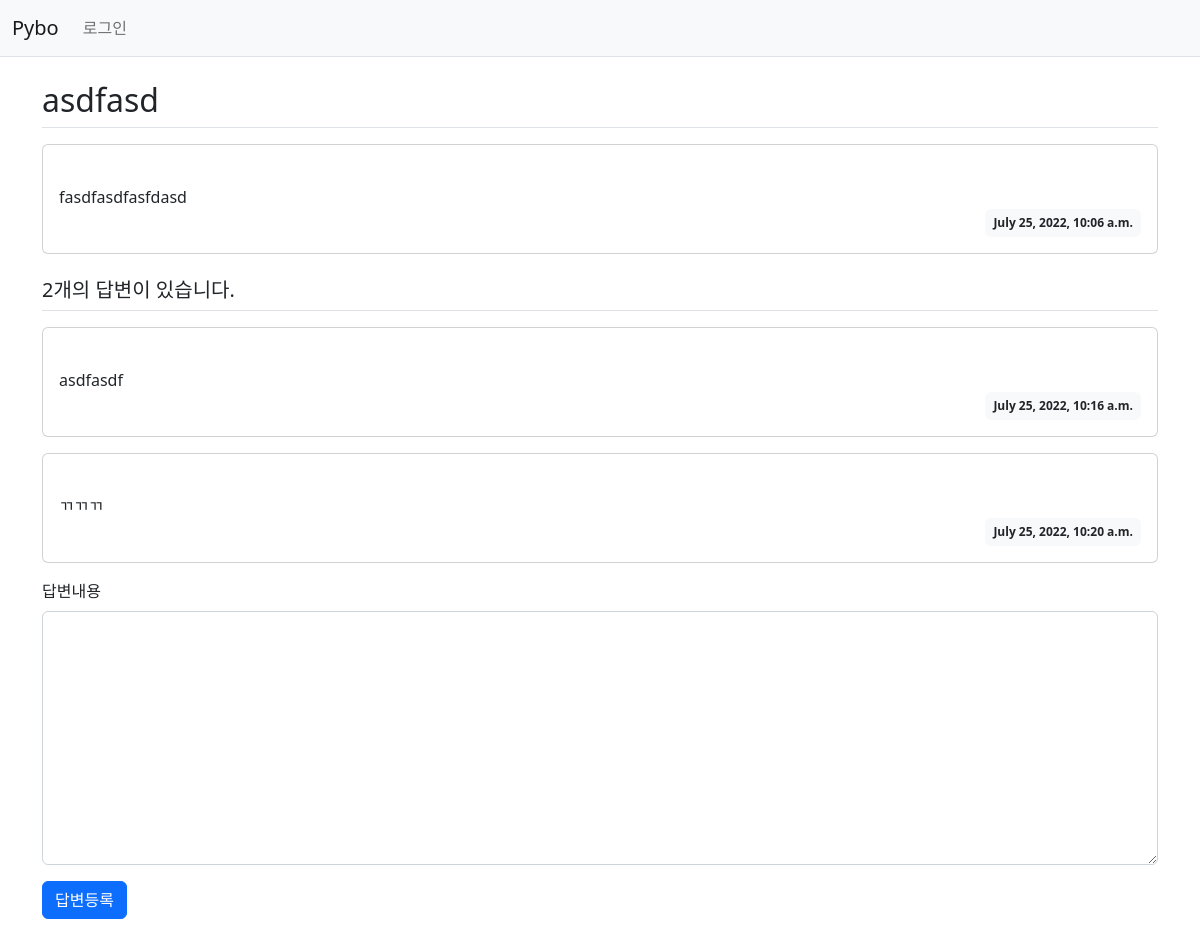
The app's page /pybo/4/ with its own data.
### pybo/models.py (models this page shows, shortened)
class Question(models.Model):
    subject = models.CharField(max_length=200)
    content = models.TextField()
    create_date = models.DateTimeField()

class Answer(models.Model):
    question = models.ForeignKey(Question, on_delete=models.CASCADE)
    content = models.TextField()
    create_date = models.DateTimeField()

### pybo/views.py (the view)
# urls.py: path('<int:question_id>/', views.detail, name='detail'),
def detail(request, question_id):
    question = get_object_or_404(Question, pk=question_id)
    context = {'question': question}
    return render(request, 'pybo/question_detail.html', context)

### templates/pybo/question_detail.html (shortened to what this page needs)
{% extends 'base.html' %} {% block content %}
<div class="container my-3">
    <h2 class="border-bottom py-2">{{ question.subject }}</h2>
    <div class="card my-3">
        <div class="card-body">
            <div class="card-text" style="white-space: pre-line">
                {{ question.content }}
            </div>
            <div class="d-flex justify-content-end">
                <div class="badge bg-light text-dark p-2">
                    {{ question.create_date }}
                </div>
            </div>
        </div>
    </div>
    <h5 class="border-bottom my-3 py-2">
        {{question.answer_set.count}}개의 답변이 있습니다.
    </h5>
    {% for answer in question.answer_set.all %}
    <div class="card my-3">
        <div class="card-body">
            <div class="card-text" style="white-space: pre-line">
                {{ answer.content }}
            </div>
            <div class="d-flex justify-content-end">
                <div class="badge bg-light text-dark p-2">
                    {{ answer.create_date }}
                </div>
            </div>
        </div>
    </div>
    {% endfor %}
    <form
        action="{% url 'pybo:answer_create' question.id %}"
        method="post"
        class="my-3"
    >
        <div class="mb-3">
            <label for="content" class="form-label">답변내용</label>
            <textarea
                name="content"
                id="content"
                class="form-control"
                rows="10"
            ></textarea>
        </div>
        <input type="submit" value="답변등록" class="btn btn-primary" />
    </form>
</div>
{% endblock %}

### records on screen
Question: subject "asdfasd", content "fasdfasdfasfdasd", create_date "July 25, 2022, 10:06 a.m.", answer_set.count "2"
Answer: content "asdfasdf", create_date "July 25, 2022, 10:16 a.m."
Answer: content "ㄲㄲㄲ", create_date "July 25, 2022, 10:20 a.m."
